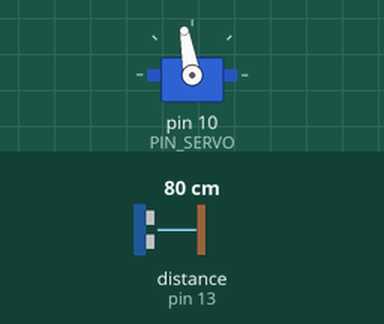
This sketch was run on a simulated Arduino Uno, built with avr-gcc and run on an emulated ATmega328P. On the bench: servo. Wiring (inferred from the names in the program): ultrasonic range finder: trigger pin 12; echo pin 13. The test bench sets the inputs (shaded band); at power-on: distance to the obstacle (sensor on pin 13) 80 cm. The echo pulse lasts 58.3 µs per cm; what the sketch prints to the serial monitor is not drawn.

Above: at 1.7 s.
1.8 s: distance to the obstacle (sensor on pin 13) set to 24 cm
3.3 s: distance to the obstacle (sensor on pin 13) set to 20 cm
At 6.1 s:
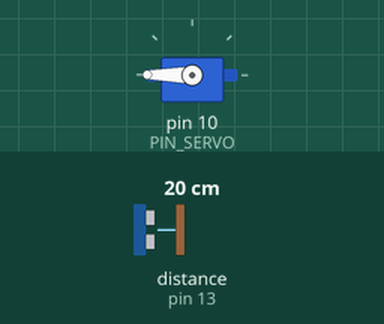
6.3 s: distance to the obstacle (sensor on pin 13) set to 35 cm
At 7.24 s:
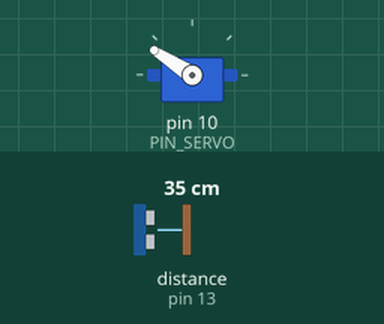
9.3 s: distance to the obstacle (sensor on pin 13) set to 2 cm
At 10.24 s:
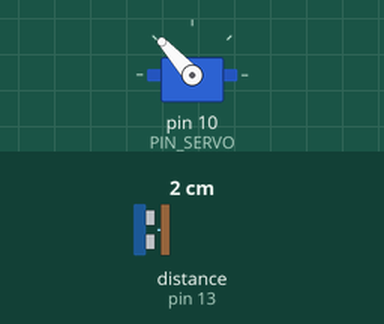
12.3 s: distance to the obstacle (sensor on pin 13) set to 60 cm
At 13.54 s:
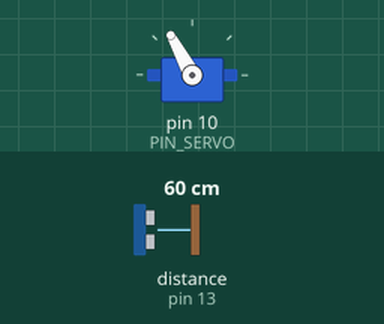
Timing chart, 0 to 15.6 s (numbered marks = the images above; inputs shaded):
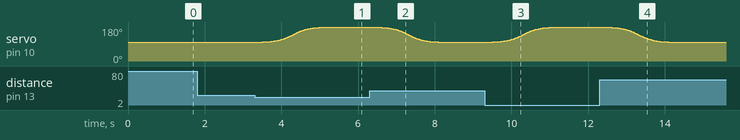

Measured:
- the behaviour switches between 22 and 21 cm on distance to the obstacle (sensor on pin 13) (found by bisection; images 0 and 1)
- after the input at 1.8 s, every drawn part: stays the same
- after the input at 3.3 s, servo on pin 10 (PIN_SERVO): moves from 100° to 180° over 1.8 s, starting after 0.21 s
- after the input at 6.3 s, servo on pin 10 (PIN_SERVO): moves from 180° to 100° over 1.8 s, starting at once
- after the input at 9.3 s, servo on pin 10 (PIN_SERVO): moves from 100° to 180° over 1.8 s, starting after 0.22 s
- after the input at 12.3 s, servo on pin 10 (PIN_SERVO): moves from 180° to 100° over 1.8 s, starting at once

The sketch:

10_practice_1.ino
```cpp
/*
 * 주차장 차단기 - Sigmoid 함수 방식
 * 초음파 센서로 차량 감지 + 서보모터 제어
 */

#include <Servo.h>

// 핀 정의
#define PIN_SERVO 10
#define PIN_TRIG 12
#define PIN_ECHO 13

// 서보 설정
Servo barrier;
const int ANGLE_DOWN = 100;   // 차단기 내린 각도
const int ANGLE_UP = 180;    // 차단기 올린 각도

// 이동 시간 설정
const unsigned long MOVING_TIME = 2000; // 2초에 걸쳐 이동

// 상태 변수
unsigned long moveStartTime = 0;
int currentAngle = ANGLE_DOWN;
int targetAngle = ANGLE_DOWN;
bool isMoving = false;

// 차량 감지 설정
const int DETECT_DISTANCE = 20; // 20cm 이내 감지
const int CHECK_INTERVAL = 100;  // 100ms마다 거리 체크
unsigned long lastCheckTime = 0;


void setup() {
  Serial.begin(9600);

  // 초음파 센서 핀 설정
  pinMode(PIN_TRIG, OUTPUT);
  pinMode(PIN_ECHO, INPUT);

  // 서보 초기화
  barrier.attach(PIN_SERVO);
  barrier.write(ANGLE_DOWN); // 초기 위치: 차단기 내림
  delay(500);

  Serial.println("주차장 차단기 시작");
}


void loop() {
  unsigned long currentTime = millis();

  // 일정 간격으로 거리 측정
  if (currentTime - lastCheckTime >= CHECK_INTERVAL) {
    lastCheckTime = currentTime;

    int distance = measureDistance();
    Serial.print("거리: ");
    Serial.print(distance);
    Serial.println(" cm");

    // 차량 감지 로직
    if (distance > 0 && distance <= DETECT_DISTANCE) {
      // 차량 감지 → 차단기 올림
      if (targetAngle != ANGLE_UP) {
        Serial.println("차량 감지! 차단기 올림");
        startMove(ANGLE_UP);
      }
    } else {
      // 차량 없음 → 차단기 내림
      if (targetAngle != ANGLE_DOWN && distance > DETECT_DISTANCE) {
        Serial.println("차량 통과! 차단기 내림");
        startMove(ANGLE_DOWN);
      }
    }
  }

  // 서보 부드럽게 이동
  if (isMoving) {
    updateServoSigmoid();
  }
}


// 거리 측정 함수
int measureDistance() {
  // 트리거 핀 초기화
  digitalWrite(PIN_TRIG, LOW);
  delayMicroseconds(2);

  // 10μs 펄스 발생
  digitalWrite(PIN_TRIG, HIGH);
  delayMicroseconds(10);
  digitalWrite(PIN_TRIG, LOW);

  // 에코 핀에서 펄스 수신
  long duration = pulseIn(PIN_ECHO, HIGH, 30000); // 30ms 타임아웃

  // 거리 계산 (cm)
  if (duration == 0) {
    return -1; // 측정 실패
  }

  int distance = duration * 0.034 / 2;
  return distance;
}


// 이동 시작 함수
void startMove(int target) {
  targetAngle = target;
  moveStartTime = millis();
  isMoving = true;
}


// Sigmoid 함수를 이용한 서보 제어
void updateServoSigmoid() {
  unsigned long elapsed = millis() - moveStartTime;

  if (elapsed >= MOVING_TIME) {
    // 이동 완료
    barrier.write(targetAngle);
    currentAngle = targetAngle;
    isMoving = false;
    Serial.println("이동 완료");
    return;
  }

  // 진행률 계산 (0.0 ~ 1.0)
  float progress = (float)elapsed / MOVING_TIME;

  // Sigmoid 함수 적용
  // sigmoid(x) = 1 / (1 + e^(-k*(x-0.5)))
  // k=10으로 설정하여 적당한 곡선 생성
  float k = 10.0;
  float sigmoid = 1.0 / (1.0 + exp(-k * (progress - 0.5)));

  // 0~1 범위로 정규화 (sigmoid는 0.0~1.0 범위가 아니므로)
  float normalized = (sigmoid - 0.0067) / (0.9933 - 0.0067);

  // 각도 계산
  int angle;
  if (targetAngle > currentAngle) {
    // 올라갈 때
    angle = currentAngle + (targetAngle - currentAngle) * normalized;
  } else {
    // 내려갈 때
    angle = currentAngle - (currentAngle - targetAngle) * normalized;
  }

  barrier.write(angle);
}
```
